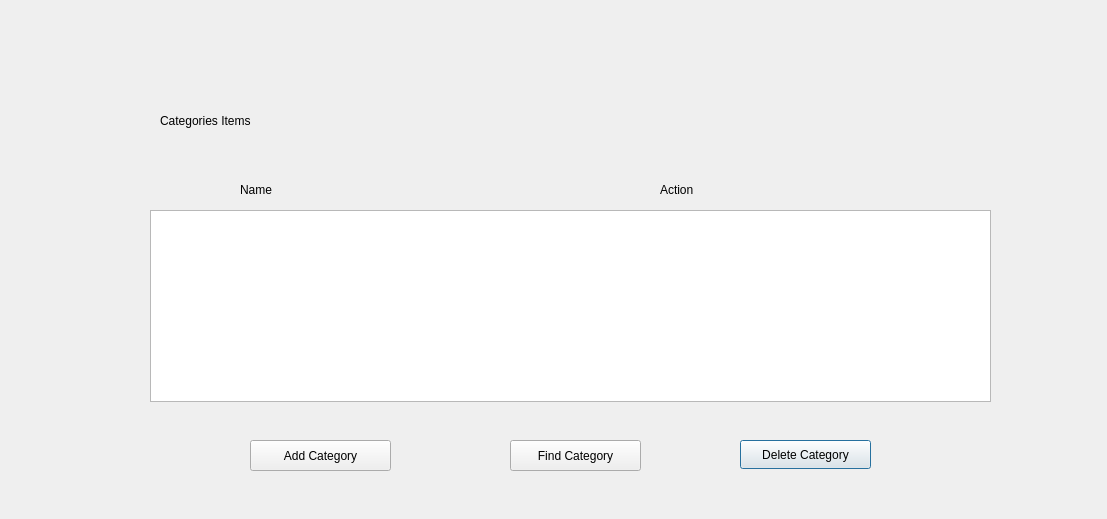
<?xml version="1.0" encoding="UTF-8"?>
<ui version="4.0">
 <class>CategoryMainWindow</class>
 <widget class="QDialog" name="CategoryMainWindow">
  <property name="geometry">
   <rect>
    <x>0</x>
    <y>0</y>
    <width>1107</width>
    <height>519</height>
   </rect>
  </property>
  <property name="windowTitle">
   <string>Dialog</string>
  </property>
  <widget class="QPushButton" name="pushButton">
   <property name="geometry">
    <rect>
     <x>740</x>
     <y>440</y>
     <width>131</width>
     <height>29</height>
    </rect>
   </property>
   <property name="text">
    <string>Delete Category</string>
   </property>
  </widget>
  <widget class="QLabel" name="label_4">
   <property name="geometry">
    <rect>
     <x>660</x>
     <y>180</y>
     <width>63</width>
     <height>20</height>
    </rect>
   </property>
   <property name="text">
    <string>Action</string>
   </property>
  </widget>
  <widget class="QLabel" name="label">
   <property name="geometry">
    <rect>
     <x>160</x>
     <y>110</y>
     <width>151</width>
     <height>21</height>
    </rect>
   </property>
   <property name="text">
    <string>Categories Items</string>
   </property>
  </widget>
  <widget class="QLabel" name="label_3">
   <property name="geometry">
    <rect>
     <x>240</x>
     <y>180</y>
     <width>63</width>
     <height>20</height>
    </rect>
   </property>
   <property name="text">
    <string>Name</string>
   </property>
  </widget>
  <widget class="QPushButton" name="pushButton_3">
   <property name="geometry">
    <rect>
     <x>510</x>
     <y>440</y>
     <width>131</width>
     <height>31</height>
    </rect>
   </property>
   <property name="text">
    <string>Find Category</string>
   </property>
  </widget>
  <widget class="QPushButton" name="pushButton_2">
   <property name="geometry">
    <rect>
     <x>250</x>
     <y>440</y>
     <width>141</width>
     <height>31</height>
    </rect>
   </property>
   <property name="text">
    <string>Add Category</string>
   </property>
  </widget>
  <widget class="QListView" name="listView">
   <property name="geometry">
    <rect>
     <x>150</x>
     <y>210</y>
     <width>841</width>
     <height>192</height>
    </rect>
   </property>
  </widget>
 </widget>
 <resources/>
 <connections/>
</ui>
